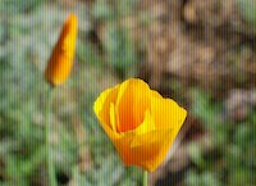
#> input picture Assignmets/Assignment4/images/poppy.png, 256 x 186 px, shrunk from 400 x 290 before the run
$ python shrink.py
#> lines starting #> are read from the running program, lines starting #| are printed output that depends on the picture
### Assignmets/Assignment4/simpleimage.py
#!/usr/bin/env python3

"""
Stanford CS106AP SimpleImage
Nick Parlante, Sonja Johnson-Yu, and Nick Bowman
 -6/2019 version has file reading, pix, and foreach iterator

SimpleImage Features:
Create image:
    image = SimpleImage.blank(400, 200)   # create new image of size
    image = SimpleImage('foo.jpg')        # create from file

Access size
    image.width, image.height

Iterate over all pixels:
    for pixel in image:
        #do something with pixel

Get pix at x,y
    pix = image.get_pix(x, y)
    # pix is RGB tuple like (100, 200, 0)

Set pix at x,y
    image.set_pix(x, y, pix)   # set data by tuple also

Get Pixel object at x,y
    pixel = image.get_pixel(x, y)
    pixel.red = 0
    pixel.blue = 255

Show image on screen
    image.show()

The main() function below demonstrates the above functions as a test.
"""

import sys
# If the following line fails, "Pillow" needs to be installed
from PIL import Image


def clamp(num):
    """
    Return a "clamped" version of the given num,
    converted to be an int limited to the range 0..255 for 1 byte.
    """
    num = int(num)
    if num < 0:
        return 0
    if num >= 256:
        return 255
    return num


class Pixel(object):
    """
    A pixel at an x,y in a SimpleImage.
    Supports set/get .red .green .blue
    and get .x .y
    """
    def __init__(self, image, x, y):
        self.image = image
        self._x = x
        self._y = y

    def __str__(self):
        return 'r:' + str(self.red) + ' g:' + str(self.green) + ' b:' + str(self.blue)

    # Pillow image stores each pixel color as a (red, green, blue) tuple.
    # So the functions below have to unpack/repack the tuple to change anything.

    @property
    def red(self):
        return self.image.px[self._x, self._y][0]

    @red.setter
    def red(self, value):
        rgb = self.image.px[self._x, self._y]
        self.image.px[self._x, self._y] = (clamp(value), rgb[1], rgb[2])

    @property
    def green(self):
        return self.image.px[self._x, self._y][1]

    @green.setter
    def green(self, value):
        rgb = self.image.px[self._x, self._y]
        self.image.px[self._x, self._y] = (rgb[0], clamp(value), rgb[2])

    @property
    def blue(self):
        return self.image.px[self._x, self._y][2]

    @blue.setter
    def blue(self, value):
        rgb = self.image.px[self._x, self._y]
        self.image.px[self._x, self._y] = (rgb[0], rgb[1], clamp(value))

    @property
    def x(self):
        return self._x

    @property
    def y(self):
        return self._y


# color tuples for background color names 'red' 'white' etc.
BACK_COLORS = {
    'white': (255, 255, 255),
    'black': (0, 0, 0),
    'red': (255, 0, 0),
    'green': (0, 255, 0),
    'blue': (0, 0, 255),
}


class SimpleImage(object):
    def __init__(self, filename, width=0, height=0, back_color=None):
        """
        Create a new image. This case works: SimpleImage('foo.jpg')
        To create a blank image use SimpleImage.blank(500, 300)
        The other parameters here are for internal/experimental use.
        """
#> called with filename = 'images/poppy.png', width = 0, height = 0
        # Create pil_image either from file, or making blank
        if filename:
            self.pil_image = Image.open(filename).convert("RGB")
            if self.pil_image.mode != 'RGB':
                raise Exception('Image file is not RGB')
            self._filename = filename  # hold onto
        else:
            if not back_color:
                back_color = 'white'
            color_tuple = BACK_COLORS[back_color]
            if width == 0 or height == 0:
                raise Exception('Creating blank image requires width/height but got {} {}'
                                .format(width, height))
            self.pil_image = Image.new('RGB', (width, height), color_tuple)
        self.px = self.pil_image.load()
        size = self.pil_image.size
#> size = (256, 186)
        self._width = size[0]
#> self._width = 256
        self._height = size[1]
#> self._height = 186
        self.curr_x = 0
        self.curr_y = 0

    def __iter__(self):
        return self

    # [16 lines left out: functions __next__, increment_curr_counters, not called in this run]

    @classmethod
    def blank(cls, width, height, back_color=None):
        """Create a new blank image of the given width and height, optional back_color."""
        return SimpleImage('', width, height, back_color=back_color)

    # [4 lines left out: function file, not called in this run]

    @property
    def width(self):
        """Width of image in pixels."""
        return self._width

    @property
    def height(self):
        """Height of image in pixels."""
        return self._height

    def get_pixel(self, x, y):
        """
        Returns a Pixel at the given x,y, suitable for getting/setting
        .red .green .blue values.
        """
        if x < 0 or x >= self._width or y < 0 or y >= self.height:
            e = Exception('get_pixel bad coordinate x %d y %d (vs. image width %d height %d)' %
                          (x, y, self._width, self.height))
            raise e
        return Pixel(self, x, y)

    # [14 lines left out: functions set_pixel, set_rgb, not called in this run]

    def get_pix(self, x, y):
        """Get pix RGB tuple (200, 100, 50) for the given x,y."""
        return self.px[x, y]

    def set_pix(self, x, y, pix):
        """Set the given pix RGB tuple into the image at the given x,y."""
        self.px[x, y] = pix

    def show(self):
        """Displays the image using an external utility."""
        self.pil_image.show()

    # [39 lines left out: functions make_as_big_as, main, not called in this run]


# [2 lines that do not run on import are left out]

### Assignmets/Assignment4/shrink.py
"""
File: shrink.py
Name: Shane Liu
-------------------------
Create a new out image half the width and height of the original.
Set pixels at x=0 1 2 3 in out, from x=0 2 4 6 in original,
and likewise in the y direction.
"""

from simpleimage import SimpleImage


def main():
    """
    The program uses the average of RGB in each pixel's neighbor(right/down) side.
    """
    original = SimpleImage("images/poppy.png")
    original.show()
    after_shrink = shrink("images/poppy.png")
    after_shrink.show()


def shrink(filename):
    """
    :param filename: str, the input image's path
    :return: img, half the width and height of the original image
    """
    img = SimpleImage(filename)
    shrink_img = SimpleImage.blank(img.width//2, img.height//2)
#> in __init__ (call 3), `self.pil_image = Image.new('RGB', (width, height), color_tuple)`: self.pil_image: PIL image 128x93 RGB; every value is 255
    for x in range(0, img.width-1, 2):
        for y in range(0, img.height-1, 2):
            sum_red = sum_green = sum_blue = 0

            # algorithm
            for i in range(x, x+2):
                for j in range(y, y+2):
                    pixel = img.get_pixel(i, j)
                    sum_red += pixel.red
                    sum_green += pixel.green
                    sum_blue += pixel.blue

            shrink_pixel = shrink_img.get_pixel(x//2, y//2)
            shrink_pixel.red = sum_red//4
            shrink_pixel.blue = sum_blue//4
            shrink_pixel.green = sum_green//4
    return shrink_img


if __name__ == '__main__':
    main()
#> in show (call 2), `self.pil_image.show()`:
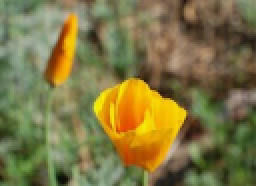
#> shown: PIL image 128x93 RGB (shown 2 times larger); mean R, G, B 126.4, 117.8, 68.4
